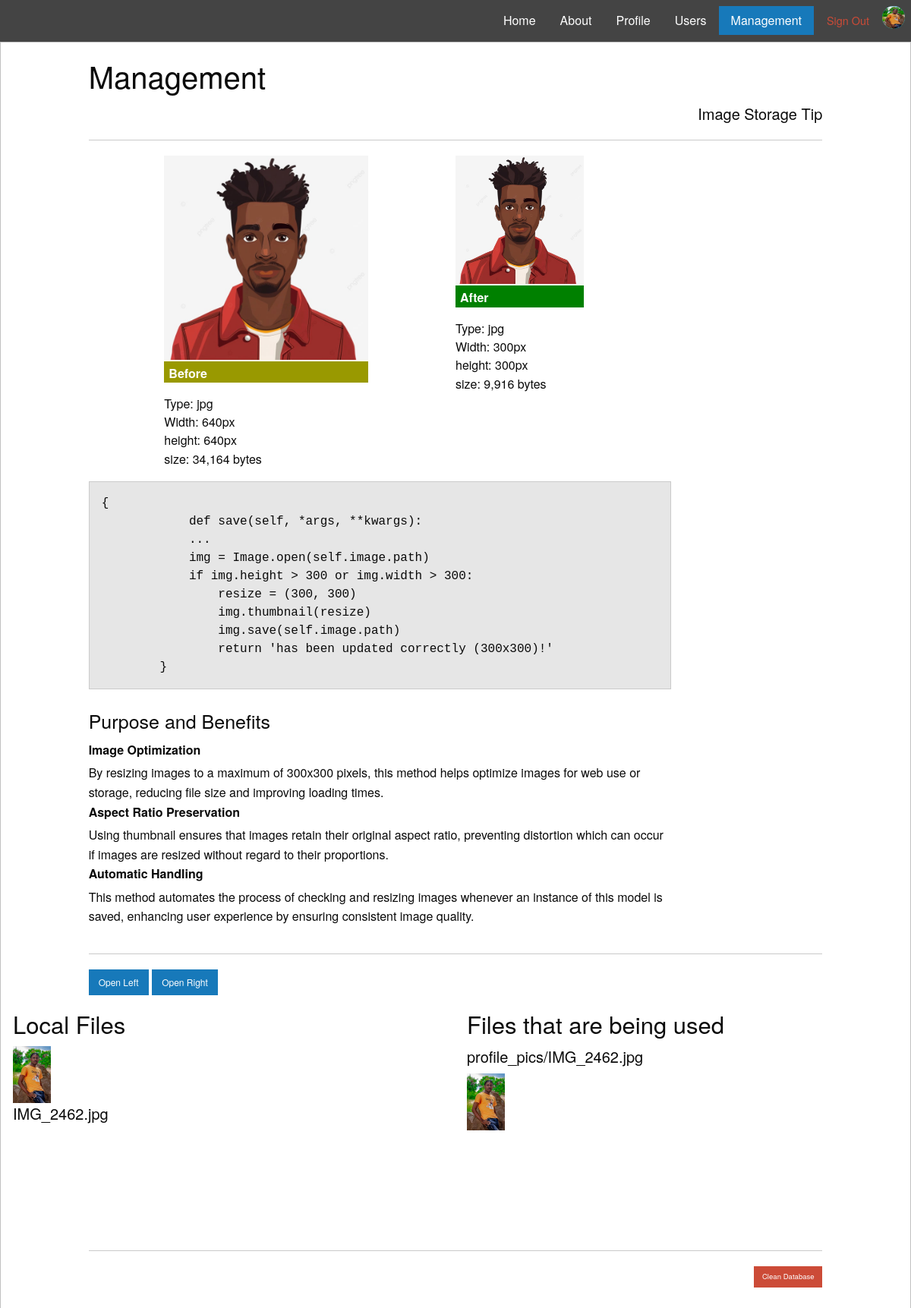
Page /management/ (signed in) on the committed database.
### users/models.py (models this page shows, shortened)
class Profile(models.Model):
    user = models.OneToOneField(User, on_delete=models.CASCADE)
    image = models.ImageField(default='default.jpg', upload_to='profile_pics')
    slug = models.SlugField(verbose_name='URL', max_length=255, blank=True, unique=True)

### users/views.py (the view)
# urls.py: path('management/', views.management, name='management'),
@login_required
def management(request):
    profile_pics_path = os.path.join(settings.MEDIA_ROOT, 'profile_pics')
    media_files = os.listdir(profile_pics_path) # List all files in profiles_pics
    context = {
        'title': 'Management',
        'media_files': media_files,
        'user_files': Profile.objects.all()
    }
    return render(request, 'users/management.html', context)

### users/templates/users/management.html (shortened to what this page needs)
{% extends 'users/base.html' %}
{% load static %}
{% block content %}
<div class="grid-x grid-margin-x">
    <div class="cell small-12 medium-10 medium-offset-1 large-10 large-offset-1">
        <h2>Management</h2>
        <h5 class="text-right">Image Storage Tip</h5>
        <hr/>
    </div>
    <div class="row small-5 small-offset-1  medium-3 medium-offset-2 large-3 large-offset-2">
        <img src="{% static 'images/man.jpg' %}" width="300" alt="black man"/>
        <p class="before">Before</p>
        <span>Type: jpg</span><br/>
        <span>Width: 640px</span><br/>
        <span>height: 640px</span>
        <p>size: 34,164 bytes</p>
    </div>
    <div class="cell small-4 small-offset-1 medium-2 medium-offset-1  large-2 large-offset-1">
        <img src="{% static 'images/man.jpg' %}" width="300" alt="black man"/>
        <p class="after">After</p>
        <span>Type: jpg</span><br/>
        <span>Width: 300px</span><br/>
        <span>height: 300px</span>
        <p>size: 9,916 bytes</p>
    </div>
    <div class="cell small-12 medium-10 medium-offset-1 large-8 large-offset-1">
        <code class="code-block">{
            def save(self, *args, **kwargs):
            ...
            img = Image.open(self.image.path)
            if img.height > 300 or img.width > 300:
                resize = (300, 300)
                img.thumbnail(resize)
                img.save(self.image.path)
                return 'has been updated correctly (300x300)!'
        }</code>
    </div>
    <div class="cell small-12  medium-10 medium-offset-1  large-8 large-offset-1">
        <h4>Purpose and Benefits</h4>
        <dl>
            <dt>Image Optimization</dt>
            <dd>By resizing images to a maximum of 300x300 pixels, this method helps optimize images for web use or storage, reducing file size and improving loading times.</dd>
            <dt>Aspect Ratio Preservation</dt>
            <dd>Using thumbnail ensures that images retain their original aspect ratio, preventing distortion which can occur if images are resized without regard to their proportions.</dd>
            <dt>Automatic Handling</dt>
            <dd>This method automates the process of checking and resizing images whenever an instance of this model is saved, enhancing user experience by ensuring consistent image quality.</dd>
        </dl>
    </div>
    {% if user.is_superuser %}
        <div class="cell small-12 medium-10 medium-offset-1 large-10 large-offset-1">
            <hr/>
            <button type="button" class="button small" data-toggle="offCanvasLeftSplit1">Open Left</button>
            <button type="button" class="button small" data-toggle="offCanvasRightSplit2">Open Right</button>
        </div>
        <div class="cell small-6">
            <div class="off-canvas-wrapper">
              <div class="off-canvas-content" style="min-height: 300px;" data-off-canvas-content>
                   <h3>Local Files</h3>
                    {% for file in media_files %}
                        <img src="{{MEDIA_URL}}profile_pics/{{ file }}" alt="{{file}}" width="50" height="50" />
                        <h5>{{ file }}</h5>
                        {% empty %}
                            <h5>No images found.</h5>
                    {% endfor %}
              </div>
            </div>
        </div>
        <div class="cell small-6">
            <div class="off-canvas-wrapper">
              <div class="off-canvas-content" style="min-height: 300px;" data-off-canvas-content>
                    <h3>Files that are being used</h3>
                    {% for file_ in user_files %}
                        {% if file_.image != 'default.jpg' %}
                            <h5>{{file_.image}}</h5>
                            <img src={{file_.image.url}} width="50" alt="{{file_.image}}" />
                        {% endif %}
                        {% empty %}
                            <h5>No images found.</h5>
                    {% endfor %}
              </div>
            </div>
        </div>
        <div class="cell small-12 medium-10 medium-offset-1 large-10 large-offset-1 text-right">
            <hr/>
                <a href="{% url 'delete_all_data' %}" class="button tiny alert" >Clean Database</a>
        </div>
    {% endif %}
</div>
{% endblock %}

### users/templates/users/base.html (shortened to what this page needs)
<!doctype html>
<html class="no-js" lang="en">
  <head>
    <link rel="stylesheet" href="https://cdn.jsdelivr.net/npm/foundation-sites@6.9.0/dist/css/foundation.min.css">
    <link rel="stylesheet" href="https://cdn.jsdelivr.net/npm/motion-ui@1.2.3/dist/motion-ui.min.css" />
      {% load static %}
      <link rel="stylesheet" href="{% static 'css/style.css' %}" >
  </head>
<body>
    <div class="top-bar" id="main-nav" data-animate="hinge-in-from-top spin-out">
      <div class="top-bar-left">
        <ul class="dropdown menu" data-dropdown-menu>
          <li class="{% if request.path == '/' %} active {% endif %}"><a href="{% url 'home' %}">Home</a></li>
          <li class="{% if request.path == '/about/' %} active {% endif %}"><a href="{% url 'about' %}">About</a></li>
          {% if user.is_authenticated %}
              <li class="{% if request.path == '/profile/' %} active {% endif %}"><a href="{% url 'profile' %}">Profile</a></li>
              <li class="{% if request.path == '/users/' or request.path == '/user/new/' %} active {% endif %}">
                  <a href="{% url 'users' %}">Users</a>
              </li>
              <li class="{% if request.path == '/management/' %} active {% endif %}"><a href="{% url 'management' %}">Management</a></li>
              <li  class="menu-text">
                  <form method="POST" action="{% url 'logout' %}">
                      <button class="clear button alert menu-out" type="submit">Sign Out</button>
                  </form>
              </li>
               <li>
                <div class="avatar-circle">
                    {% if request.user == user %}
                        {% if user.profile.image == 'default.jpg' %}
                            <img class="avatar" src="{% static 'images/default.jpg' %}" alt="User" />
                         {% else %}
                            <img class="avatar" src={{user.profile.image.url}} alt="User" />
                         {% endif %}
                    {% endif %}
                </div>
              </li>
          {% else %}
              <li class="{% if request.path == '/user/new/' %} active {% endif %}" ><a href="{% url 'register' %}">Sign Up</a></li>
              <li class="{% if request.path == '/login/' %} active {% endif %}" ><a href="{% url 'login' %}">Sign In</a></li>
          {% endif %}
        </ul>
      </div>
    </div>
    <div class="{% if not request.path == '/login/' %} callout {% endif %}">
        {% block content %}{% endblock %}
    </div>
</body>
</html>

### static/css/style.css (style rules this page uses)
.top-bar { background-color: #444; }
.dropdown.menu { background-color: #444; justify-content: flex-end; }
.top-bar a { color: #ffffff; }
.dropdown.menu li a { color: #ffffff; }
.menu-text { margin-top: 0px; }
.clear.button.alert.menu-out { padding: 0px; }
.avatar-circle { background: cyan; border-radius: 100px; }
.avatar { width: 30px; height: 30px; border-radius: 100px; }
.before { background: #999900; color: white; margin-top:2px; padding-top:3px; padding-left: 6px; font-weight: bold; }
.after { background: #008000; color: white; margin-top:2px; padding-top:3px; padding-left: 6px; font-weight: bold; }

### rows in the picture
Profile: image "profile_pics/IMG_2462.jpg", image (picture)

### other values in the picture
{{ file }} "IMG_2462.jpg"
